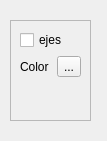
<ui version="4.0" >
 <class>Form</class>
 <widget class="QWidget" name="Form" >
  <property name="geometry" >
   <rect>
    <x>0</x>
    <y>0</y>
    <width>107</width>
    <height>141</height>
   </rect>
  </property>
  <property name="windowTitle" >
   <string>Form</string>
  </property>
  <widget class="QFrame" name="visorPropertiesFrame" >
   <property name="geometry" >
    <rect>
     <x>10</x>
     <y>20</y>
     <width>81</width>
     <height>101</height>
    </rect>
   </property>
   <property name="frameShape" >
    <enum>QFrame::StyledPanel</enum>
   </property>
   <property name="frameShadow" >
    <enum>QFrame::Raised</enum>
   </property>
   <layout class="QVBoxLayout" >
    <property name="margin" >
     <number>9</number>
    </property>
    <property name="spacing" >
     <number>6</number>
    </property>
    <item>
     <widget class="QCheckBox" name="axisButton" >
      <property name="text" >
       <string>ejes</string>
      </property>
     </widget>
    </item>
    <item>
     <layout class="QHBoxLayout" >
      <property name="margin" >
       <number>0</number>
      </property>
      <property name="spacing" >
       <number>6</number>
      </property>
      <item>
       <widget class="QLabel" name="label" >
        <property name="text" >
         <string>Color</string>
        </property>
       </widget>
      </item>
      <item>
       <widget class="QToolButton" name="colorButton" >
        <property name="text" >
         <string>...</string>
        </property>
       </widget>
      </item>
     </layout>
    </item>
    <item>
     <spacer>
      <property name="orientation" >
       <enum>Qt::Vertical</enum>
      </property>
      <property name="sizeHint" >
       <size>
        <width>51</width>
        <height>21</height>
       </size>
      </property>
     </spacer>
    </item>
   </layout>
  </widget>
 </widget>
 <resources/>
 <connections/>
</ui>
